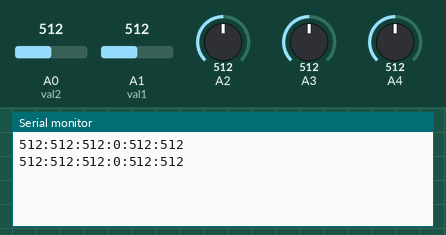
The sketch below on a simulated Arduino Uno, built with avr-gcc and run on an emulated ATmega328P. Parts: the last lines printed to the serial monitor. Inputs (shaded band) come from the test bench; at power-on: A0 (val2) = 512, A1 (val1) = 512, A2 = 512, A3 = 512, A4 = 512.

Above: at 1.8 s.
1.9 s: A0 (val2) set to 716
At 2.8 s:
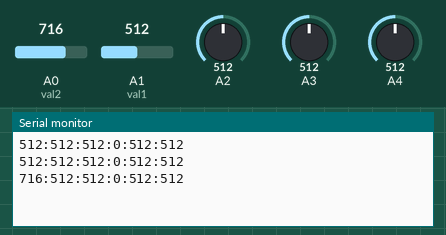
3.4 s: A1 (val1) set to 716
At 4.5 s:
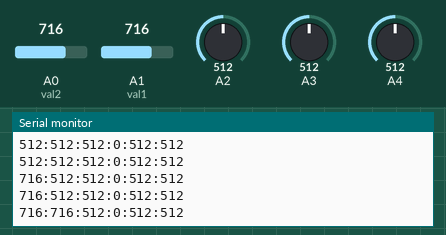
4.9 s: A2 set to 716
At 5.4 s:
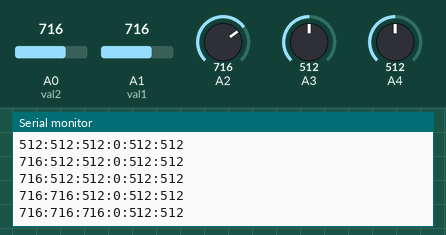
6.4 s: A3 set to 716
At 7.7 s:
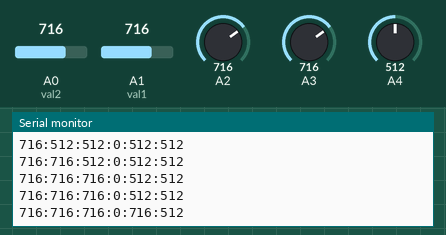
7.9 s: A4 set to 716
At 8.8 s:
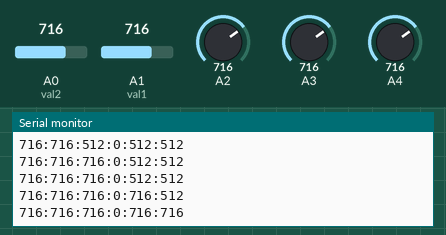
9.4 s: A0 (val2) set to 992
At 10.6 s:
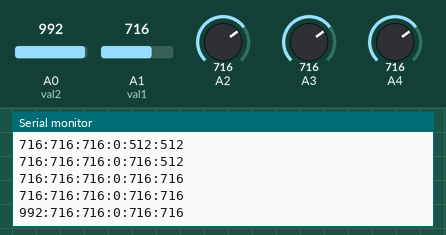
Timing chart, 0 to 11.9 s (numbered marks = the images above; inputs shaded):
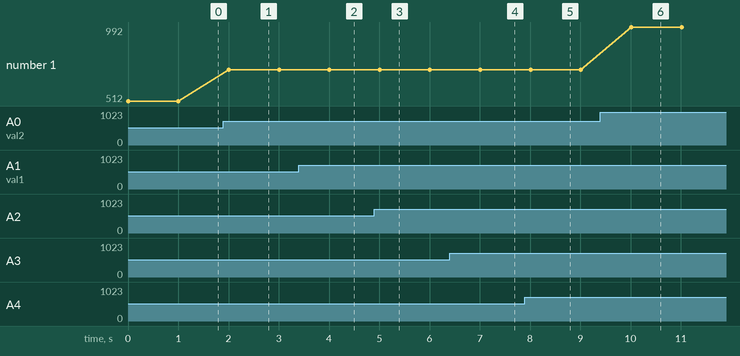

Measured:
- after the input at 1.9 s, the serial monitor: prints a new line after 0.10 s (image 1)
- after the input at 3.4 s, the serial monitor: prints a new line after 0.61 s (image 2)
- after the input at 4.9 s, the serial monitor: prints a new line after 0.11 s (image 3)
- after the input at 6.4 s, the serial monitor: prints a new line after 0.61 s (image 4)
- after the input at 7.9 s, the serial monitor: prints a new line after 0.11 s (image 5)
- after the input at 9.4 s, the serial monitor: prints a new line after 0.62 s (image 6)
- plotted number 1: 512 → 716 after the input at 1.9 s, 716 → 992 after the input at 9.4 s

The sketch:

controller02.ino
```cpp
int data[100];
int val2 = A0;
int val1 = A1;

void setup(){
  pinMode(val1, INPUT);
  pinMode(val2, INPUT);
  Serial.begin(9600);
}

void loop(){
 // individual channels of data transmitted, delya = 60 for 6 channels, f = 1/50
  while(1){
    data[0] = analogRead(val2);
    data[1] = analogRead(val1);
    data[2] = analogRead(A2);
    data[4] = analogRead(A3);
    data[5] = analogRead(A4);
    Serial.print(data[0]);
    Serial.print(":");
    Serial.print(data[1]);
    Serial.print(":");
    Serial.print(data[2]);
    Serial.print(":");
    Serial.print(data[3]);
    Serial.print(":");
    Serial.print(data[4]);
    Serial.print(":");
    Serial.print(data[5]);

    Serial.println();
    delay(1000);
  }

}
```
